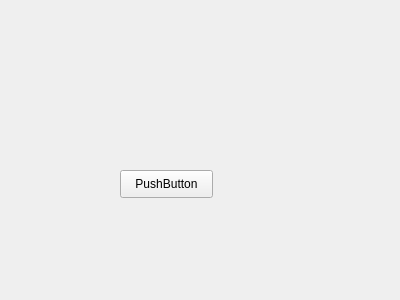
<?xml version="1.0" encoding="UTF-8"?>
<ui version="4.0">
 <class>Form</class>
 <widget class="QWidget" name="Form">
  <property name="geometry">
   <rect>
    <x>0</x>
    <y>0</y>
    <width>400</width>
    <height>300</height>
   </rect>
  </property>
  <property name="windowTitle">
   <string>Form</string>
  </property>
  <widget class="QPushButton" name="pushButton">
   <property name="geometry">
    <rect>
     <x>120</x>
     <y>170</y>
     <width>93</width>
     <height>28</height>
    </rect>
   </property>
   <property name="text">
    <string>PushButton</string>
   </property>
  </widget>
 </widget>
 <resources/>
 <connections/>
</ui>
